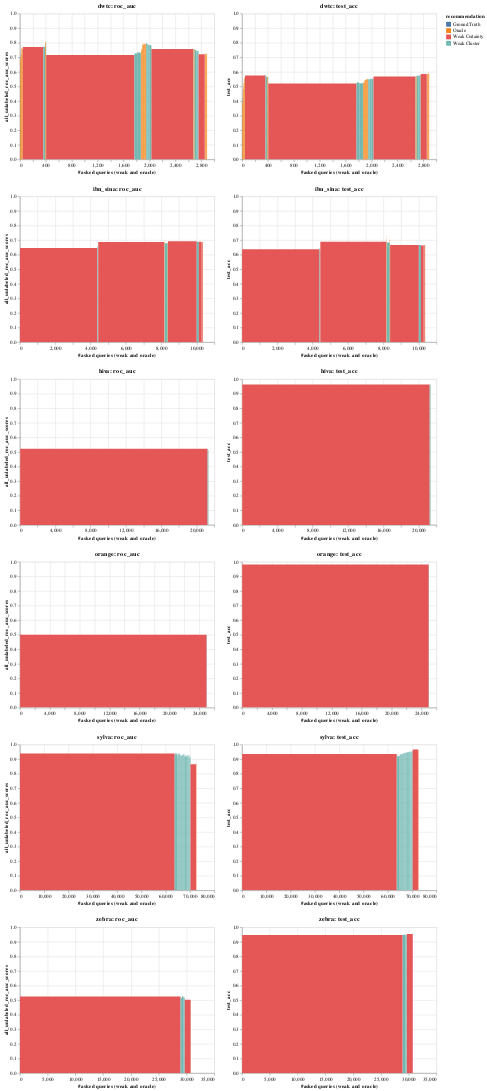

Notebook source saved alongside this figure:
### Code cell
pre_fetch_data(2)
visualise_top_n(2)
